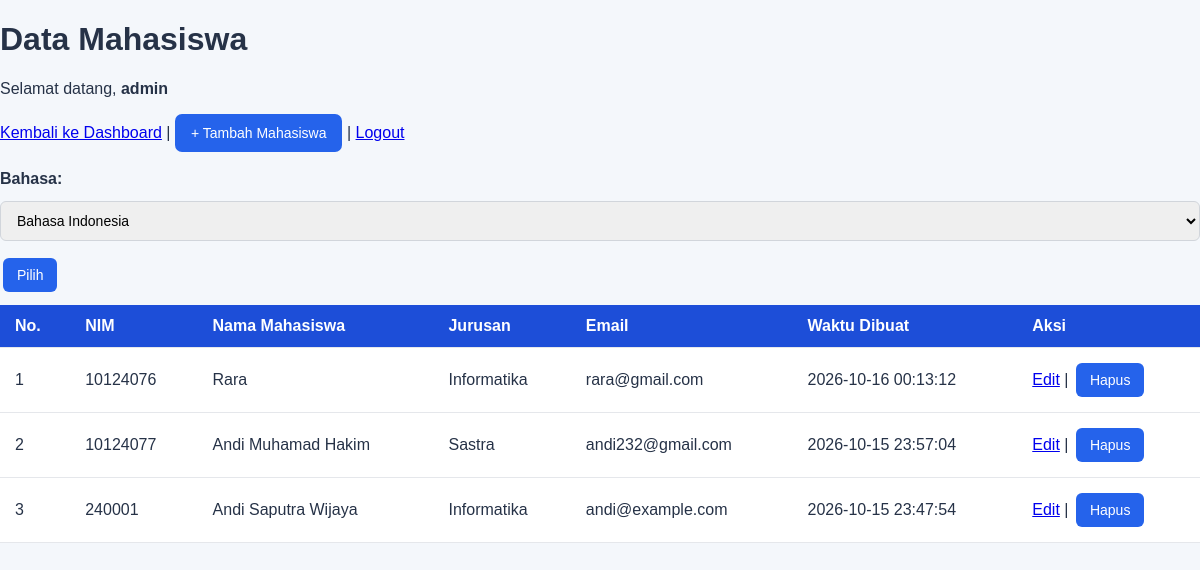
Screenshot of /mahasiswa/index.php (signed in) with the database file from the repository.
### tables this page shows
CREATE TABLE `mahasiswa` (
  `id` int(11) NOT NULL,
  `nim` varchar(20) NOT NULL,
  `nama` varchar(100) NOT NULL,
  `jurusan` varchar(100) NOT NULL,
  `email` varchar(100) NOT NULL,
  `created_at` timestamp NOT NULL DEFAULT current_timestamp()
);

### bahasa_helper.php (called while the page is built, shortened)
<?php
$teks = [
    "id" => [
        "dashboard" => "Dashboard",
        "mahasiswa" => "Data Mahasiswa",
        "tambah" => "Tambah Mahasiswa",
        "logout" => "Keluar",
        "selamat_datang" => "Selamat datang",
        "nim" => "NIM",
        "nama" => "Nama Mahasiswa",
        "jurusan" => "Jurusan",
        "email" => "Email",
        "aksi" => "Aksi",
        "simpan" => "Simpan Data",
        "edit" => "Edit",
        "hapus" => "Hapus",
        "bahasa" => "Bahasa",
        "belum_ada" => "Belum ada data mahasiswa."
    ],
    "en" => [
        "dashboard" => "Dashboard",
        "mahasiswa" => "Student Data",
        "tambah" => "Add Student",
        "logout" => "Logout",
        "selamat_datang" => "Welcome",
        "nim" => "Student ID",
        "nama" => "Student Name",
        "jurusan" => "Department",
        "email" => "Email",
        "aksi" => "Actions",
        "simpan" => "Save Data",
        "edit" => "Edit",
        "hapus" => "Delete",
        "bahasa" => "Language",
        "belum_ada" => "No student data available."
    ]
];
function t($kunci) {
    global $teks;
    $bahasa = $_SESSION["bahasa"] ?? "id";
    return $teks[$bahasa][$kunci] ?? $kunci;
}

### mahasiswa/index.php (the view, shortened to what this page needs)
<?php
require_once "../koneksi.php";
require_once "../bahasa_helper.php";
$sql = "SELECT id, nim, nama, jurusan, email, created_at
        FROM mahasiswa
        ORDER BY id DESC";
$stmt = $pdo->query($sql);
$mahasiswa = $stmt->fetchAll(PDO::FETCH_ASSOC);
?>
<!DOCTYPE html>
<html lang="id">
<head>
    <link rel="stylesheet" href="../assets/style.css">
</head>
<body>
    <h1><?= htmlspecialchars(t("mahasiswa"), ENT_QUOTES, "UTF-8") ?></h1>
    <p>
        Selamat datang,
        <strong>
            <?= htmlspecialchars(
                $_SESSION["username"],
                ENT_QUOTES,
                "UTF-8"
            ) ?>
        </strong>
    </p>
    <a href="../dashboard.php">Kembali ke Dashboard</a>
    |
    <a href="tambah.php" class="button button-primary">
    + Tambah Mahasiswa
</a>
    |
    <a href="../logout.php">Logout</a>
    <br><br>
    <div class="table-wrapper">
<table>
</div>
        <thead>
            <tr>
                <th>No.</th>
                <th><?= htmlspecialchars(t("nim"), ENT_QUOTES, "UTF-8") ?></th>
                <th><?= htmlspecialchars(t("nama"), ENT_QUOTES, "UTF-8") ?></th>
                <th><?= htmlspecialchars(t("jurusan"), ENT_QUOTES, "UTF-8") ?></th>
                <th><?= htmlspecialchars(t("email"), ENT_QUOTES, "UTF-8") ?></th>
                <th><?= htmlspecialchars(t("Waktu Dibuat"), ENT_QUOTES, "UTF-8") ?></th>
                <th><?= htmlspecialchars(t("aksi"), ENT_QUOTES, "UTF-8") ?></th>
            </tr>
        </thead>
        <tbody>
            <?php if (count($mahasiswa) > 0): ?>
                <?php foreach ($mahasiswa as $index => $mhs): ?>
                    <tr>
                        <td><?= $index + 1 ?></td>
                        <td>
                            <?= htmlspecialchars(
                                $mhs["nim"],
                                ENT_QUOTES,
                                "UTF-8"
                            ) ?>
                        </td>
                        <td>
                            <?= htmlspecialchars(
                                $mhs["nama"],
                                ENT_QUOTES,
                                "UTF-8"
                            ) ?>
                        </td>
                        <td>
                            <?= htmlspecialchars(
                                $mhs["jurusan"],
                                ENT_QUOTES,
                                "UTF-8"
                            ) ?>
                        </td>
                        <td>
                            <?= htmlspecialchars(
                                $mhs["email"],
                                ENT_QUOTES,
                                "UTF-8"
                            ) ?>
                        </td>
                        <td>
                            <?= htmlspecialchars(
                                $mhs["created_at"],
                                ENT_QUOTES,
                                "UTF-8"
                            ) ?>
                        </td>
                        <td>
                            <a href="edit.php?id=<?= (int) $mhs["id"] ?>">Edit</a>
|
<form method="POST" action="hapus.php" style="display: inline;"
      onsubmit="return confirm('Yakin ingin menghapus data mahasiswa ini?');">
    <button type="submit">Hapus</button>
</form>
                        </td>
                    </tr>
                <?php endforeach; ?>
            <?php endif; ?>
            <form method="POST" action="../bahasa.php">
    <label for="bahasa">
        <?= htmlspecialchars(t("bahasa"), ENT_QUOTES, "UTF-8") ?>:
    </label>
    <select name="bahasa" id="bahasa">
        <option value="id"
            <?= ($_SESSION["bahasa"] ?? "id") === "id" ? "selected" : "" ?>>
            Bahasa Indonesia
        </option>
    </select>
    <button type="submit">Pilih</button>
</form>
        </tbody>
</body>
</html>

### assets/style.css (style rules this page uses)
* { box-sizing: border-box; }
body { margin: 0; font-family: Arial, Helvetica, sans-serif; background: #f4f7fb; color: #263247; }
.button { display: inline-block; border: none; border-radius: 7px; padding: 11px 16px; text-decoration: none; cursor: pointer; font-size: 14px; }
.button-primary { background: #2563eb; color: white; }
.table-wrapper { width: 100%; overflow-x: auto; }
table { width: 100%; border-collapse: collapse; background: white; }
th { background: #eff6ff; color: #1e3a8a; text-align: left; }
th, td { padding: 14px; border-bottom: 1px solid #e2e8f0; }
label { display: block; margin-bottom: 7px; font-weight: bold; }
table { width: 100%; border-collapse: collapse; background-color: #ffffff; margin-top: 10px; }
th, td { padding: 12px 15px; text-align: left; border-bottom: 1px solid #e5e7eb; }
th { background-color: #1d4ed8; color: #ffffff; font-weight: 600; }
button, .btn { display: inline-block; padding: 9px 14px; border: none; border-radius: 6px; background-color: #2563eb; color: #ffffff; font-size: 14px; text-decoration: none; cursor: pointer; margin: 3px; }
input, select, textarea { width: 100%; max-width: 100%; box-sizing: border-box; padding: 10px 12px; margin: 6px 0 14px; border: 1px solid #d1d5db; border-radius: 6px; font-size: 14px; }

### rows the page displays
mahasiswa: nim "10124076", nama "Rara", jurusan "Informatika", email "rara@gmail.com", created_at "2026-10-16 00:13:12"
mahasiswa: nim "10124077", nama "Andi Muhamad Hakim", jurusan "Sastra", email "andi232@gmail.com", created_at "2026-10-15 23:57:04"
mahasiswa: nim "240001", nama "Andi Saputra Wijaya", jurusan "Informatika", email "andi@example.com", created_at "2026-10-15 23:47:54"

### other values shown
t("mahasiswa") "Data Mahasiswa"
$_SESSION["username"] "admin"
t("nim") "NIM"
t("nama") "Nama Mahasiswa"
t("jurusan") "Jurusan"
t("email") "Email"
t("Waktu Dibuat") "Waktu Dibuat"
t("aksi") "Aksi"
t("bahasa") "Bahasa"
